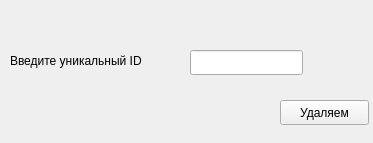
<?xml version="1.0" encoding="UTF-8"?>
<ui version="4.0">
 <class>MainWindow</class>
 <widget class="QMainWindow" name="MainWindow">
  <property name="geometry">
   <rect>
    <x>0</x>
    <y>0</y>
    <width>373</width>
    <height>143</height>
   </rect>
  </property>
  <property name="windowTitle">
   <string>Удаление</string>
  </property>
  <widget class="QWidget" name="centralwidget">
   <widget class="QLineEdit" name="lineEdit">
    <property name="geometry">
     <rect>
      <x>190</x>
      <y>50</y>
      <width>113</width>
      <height>25</height>
     </rect>
    </property>
   </widget>
   <widget class="QLabel" name="label">
    <property name="geometry">
     <rect>
      <x>10</x>
      <y>30</y>
      <width>171</width>
      <height>61</height>
     </rect>
    </property>
    <property name="text">
     <string>Введите уникальный ID</string>
    </property>
   </widget>
   <widget class="QPushButton" name="pushButton">
    <property name="geometry">
     <rect>
      <x>280</x>
      <y>100</y>
      <width>89</width>
      <height>25</height>
     </rect>
    </property>
    <property name="text">
     <string>Удаляем</string>
    </property>
   </widget>
  </widget>
 </widget>
 <resources/>
 <connections/>
</ui>
